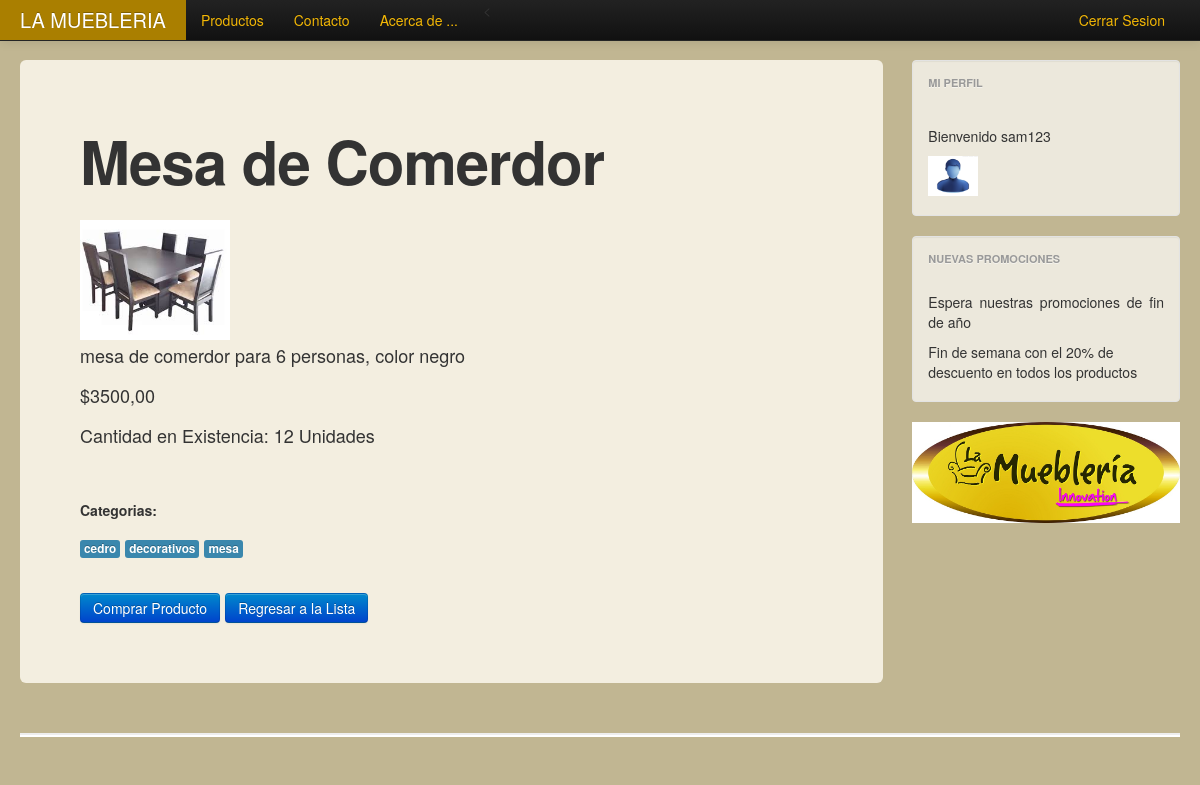
The app's page /producto/3/ (signed in) with its own data.
### demo/apps/ventas/models.py (models this page shows, shortened)
class producto(models.Model):
	def url(self,filename):
		ruta = "MultimediaData/Producto/%s/%s"%(self.nombre,str(filename))
		return ruta
	def thumbnail(self):
		return '<a href="/media/%s"><img src="/media/%s" width=50px heigth=50px/></a>'%(self.imagen,self.imagen)
	thumbnail.allow_tags = True
	nombre		= models.CharField(max_length=100)
	descripcion	= models.TextField(max_length=300)
	status		= models.BooleanField(default=True)
	imagen 		= models.ImageField(upload_to=url,null=True,blank=True)
	precio		= models.DecimalField(max_digits=6,decimal_places=2)
	stock		= models.IntegerField()
	categorias	= models.ManyToManyField(categoriaProducto)

class categoriaProducto(models.Model):
	nombre 	= models.CharField(max_length=200)
	descripcion = models.TextField(max_length=400)
	status		=  models.BooleanField(default=True)

### demo/apps/home/views.py (the view)
# urls.py: url(r'^producto/(?P<id_prod>.*)/$','singleProduct_view',name='vista_single_producto'),
def singleProduct_view(request,id_prod):
	prod = producto.objects.get(id=id_prod)
	cats = prod.categorias.all() # Obteniendo las categorias del producto encontrado
	ctx = {'producto':prod,'categorias':cats}
	return render_to_response('home/SingleProducto.html',ctx,context_instance=RequestContext(request))

### demo/apps/context_processors.py (called while the page is built)
def user_image(request):
	try:
		imagen = None
		user = request.user
		up = userProfile.objects.get(user=user)
		imagen = "/media/%s"%up.photo
	except:
		imagen = "/media/images/user.jpg"
	return imagen

def my_processor(request):
	context = {"django_version":django.get_version(),
				"get_image_profile":user_image(request),
	}
	return context

### demo/templates/home/SingleProducto.html (shortened to what this page needs)
{% extends 'base.html' %}
{%block content %}
<h1> {{ producto.nombre }}</h1><br>
<img src="/media/{{ producto.imagen }}" width="150px" heigth="150px"/>
<p> {{ producto.descripcion }}</p>
<p> ${{ producto.precio }}</p>
<p> Cantidad en Existencia: {{ producto.stock }} Unidades </p>
<br>
<h5> Categorias:</h5>
{% for cat in categorias %}
<span class="label label-info"> {{cat.nombre}}</span>
{% endfor %}
<br><br>
{% if producto.stock > 0 %}
<a class="btn btn-primary" href="#"> Comprar Producto </a>
{% endif %}
<a class="btn btn-primary" href="javascript:window.history.go(-1);"> Regresar a la Lista </a>
{% endblock %}

### demo/templates/base.html (shortened to what this page needs)
<!DOCTYPE html>
<html lang="es">
  <head>
    <link href="/media/bootstrap/css/bootstrap.css" rel="stylesheet">
    <link href="/media/bootstrap/css/bootstrap-responsive.css" rel="stylesheet">
  </head>
  <body>
    <div class="navbar navbar-inverse navbar-fixed-top">
   <div class="navbar-inner">
     <div class="container-fluid">
       <a class="brand" href="{% url "vista_principal" %}"> LA MUEBLERIA </a>
         <ul class="nav">
           <li><a href="/productos/page/1/">Productos</a></li>
           <li><a href="{% url "vista_contacto" %}">Contacto</a></li>
           <li><a href="{% url "vista_about" %}">Acerca de ...</a></li>
         </ul>
           < <ul class="nav pull-right">
           {% if user.is_authenticated %}
     <li><a href="{% url "vista_logout" %}"> Cerrar Sesion </a></li>
 {% else %}
     <li><a href="{% url "vista_login" %}"> Login </a></li>
 {% endif %}
 </ul>
     </div>
   </div>
 </div>
    <div class="container-fluid">
      <div class="row-fluid">
        <div class="span9">
          <div class="hero-unit">
            {% block content %}
            {% endblock%}
          </div>
        </div>
        <div class="span3">
          <div class="well sidebar-nav">
            <ul class="nav nav-list">
              <li class="nav-header">Mi perfil</li>
              <br><p align="justify">
              {%if user.is_authenticated %}
                <p>Bienvenido {{ user }} </p>
                <img src="{{get_image_profile}}" width="50px" heigth="50px"/>
              {% else %}
                <a href="/login/" class="btn btn-primary">Login<a>
              {% endif %}
              </p>
            </ul>
          </div>
          <div class="well sidebar-nav">
            <ul class="nav nav-list">
              <li class="nav-header">Nuevas Promociones</li>
              <br>
              <p align="justify">
                Espera nuestras promociones de fin de año
                <p>Fin de semana con el 20% de descuento en todos los productos</p>
              </p>
            </ul>
          </div>
           <img src="/media/images/mueblerialogo.jpeg"/>
        </div>
      </div>
      <hr>
    </div>
  </body>
</html>

### demo/templates/base.html (style rules this page uses)
body { padding-top: 60px; padding-bottom: 40px; }
.sidebar-nav { padding: 9px 0; }

### records on screen
producto: nombre "Mesa de Comerdor", imagen (picture), descripcion "mesa de comerdor para 6 personas, color negro", precio "3500,00", stock "12"
categoriaProducto: nombre "cedro"
categoriaProducto: nombre "decorativos"
categoriaProducto: nombre "mesa"

### other values on screen
{{ user }} "sam123"
